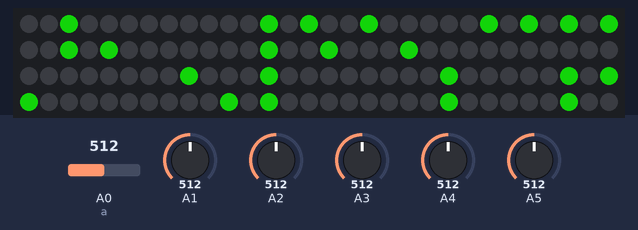
Simulated run of this sketch. Board: Arduino Uno, built with avr-gcc and run on an emulated ATmega328P. Parts: 120 RGB LEDs in strip order, left to right, continuing on the next row. The inputs (shaded band) are chosen by the test bench; at power-on: A0 (a) = 512, A1 = 512, A2 = 512, A3 = 512, A4 = 512, A5 = 512. Dim RGB values are drawn brighter than linear; random numbers use the default seed unless the sketch sets one.

Above: at 0.54 s.
At 2.4 s:
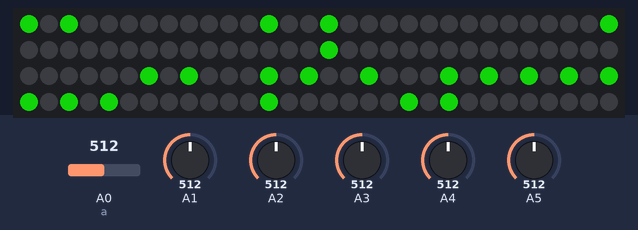
At 10.8 s:
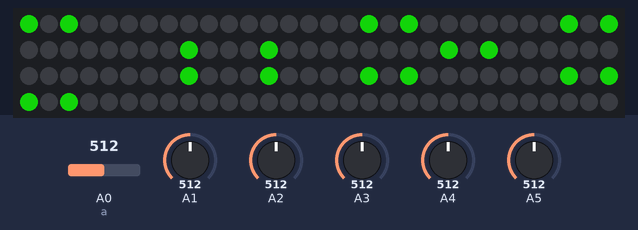
At 15.0 s:
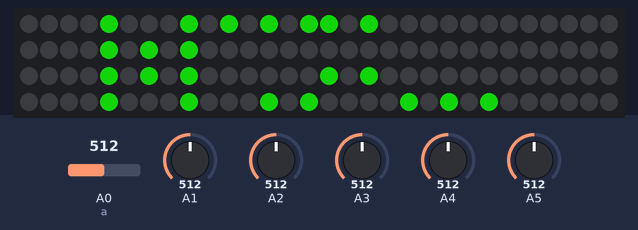
At 20.7 s:
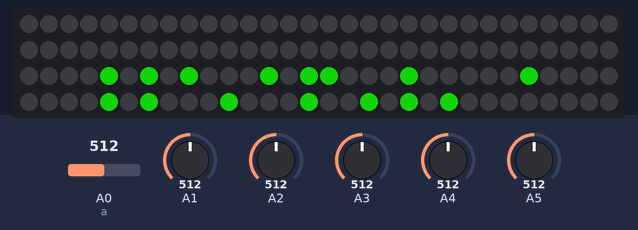
At 38.9 s:
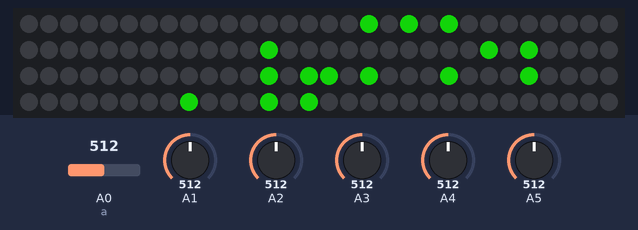

The sketch:

game-of-life.ino
```cpp
#define LED_PIN 13

#define CURRENT_LIMIT 1000                 // Current limit [mA]; 0 - no limit
#define BRIGHTNESS 140                     // [0-255]

#define LED_COLS 8
#define LED_ROWS 8

#define NUM_LEDS (2*LED_COLS-1)*LED_COLS   // Roughly, every other LED is covered.
                                           // Depends on the particuler wiring. See also get_pixel_index()

#define OPEN_BC 1
#define PERIODIC_BC 2
#define BC OPEN_BC                         // Boundary condition. Can be either OPEN_BC or PERIODIC_BC


#define CHECKSUM_CRC32 1                   // Slow and relatively reliable
#define CHECKSUM_SIMPL_CRC32 2             // Simplified version of CRC32
#define CHECKSUM_ADLER32 3                 // Fast and not very reliable
#define CHECKSUM_TYPE CHECKSUM_SIMPL_CRC32

#define HISTORY_LENGTH 256

#define STEP_PERIOD_MSEC 700               // State changes every STEP_PERIOD_MSEC

#define EFFECT_PERIOD_MSEC 14              // Update time for the effects. Should be 20-100 times smaller than STEP_PERIOD_MSEC

#define FADE_TURN_ON_LENGTH 15             // Out of STEP_PERIOD_MSEC/EFFECT_PERIOD_MSEC
#define FADE_TURN_ON_FLICKER_LENGTH 0
#define FADE_TURN_OFF_LENGTH 10            // Out of STEP_PERIOD_MSEC/EFFECT_PERIOD_MSEC
#define FADE_TO_BLACK_STEP 8


#include <FastLED.h>


CRGB leds[NUM_LEDS];
byte state[LED_COLS][LED_ROWS];
byte state_next[LED_COLS][LED_ROWS];
byte state_attempt[LED_COLS][LED_ROWS];

uint32_t step_start_time;
int16_t between_steps_counter;

uint32_t effect_start_time;
uint16_t effect_step_counter;

uint32_t checksum_history[HISTORY_LENGTH];
uint16_t checksum_history_length;
int16_t checksum_history_pos;
int16_t repeating_checksum_history_counter;

byte color_red, color_green, color_blue;


uint32_t get_random_seed() {
  // Generates a random seed using 32 values from different analog inputs.
  // A single measurement of the same analog input often gives the same seed value.
  // Uses CRC32 to mix inputs

  uint32_t seed = 0xFFFFFFFF;
  byte a = 0; // Number of the analog input [0-5]
  for (byte k = 0; k < 32; k++) {
    seed ^= analogRead(a);
    for (byte l = 0; l < 8; l++)
        seed = seed & 1 ? (seed >> 1) ^ 0x82f63b78 : seed >> 1;

    if (++a > 5) a = 0;
  }
  return ~seed;
}

inline uint16_t get_pixel_index(byte x, byte y) {
  // Depends on the particuler wiring. See also NUM_LEDS definition
  if (y%2==0)
    return (2*LED_COLS-1)*y + 2*x;
  else
    return (2*LED_COLS-1)*(y+1) - 2*x - 1;
}

void copy_state(byte from[LED_COLS][LED_ROWS], byte to[LED_COLS][LED_ROWS]) {
  for (byte x = 0; x < LED_COLS; x++)
    for (byte y = 0; y < LED_ROWS; y++)
      to[x][y] = from[x][y];
}

void swap_states(byte state1[LED_COLS][LED_ROWS], byte state2[LED_COLS][LED_ROWS]) {
  byte t;
  for (byte x = 0; x < LED_COLS; x++)
    for (byte y = 0; y < LED_ROWS; y++) {
      t = state1[x][y];
      state1[x][y] = state2[x][y];
      state2[x][y] = t;
    }
}

void pseudo_symmetrize_state_in_x(byte state[LED_COLS][LED_ROWS]) {
  for (byte x = 0; x < LED_COLS/2; x++)
    for (byte y = 0; y < LED_ROWS; y++)
      state[LED_COLS-x-1][y] = state[x][y];
}

void pseudo_symmetrize_state_in_y(byte state[LED_COLS][LED_ROWS]) {
  for (byte x = 0; x < LED_COLS; x++)
    for (byte y = 0; y < LED_ROWS/2; y++)
      state[x][LED_ROWS-y-1] = state[x][y];
}

void pseudo_symmetrize_state_in_diag1(byte state[LED_COLS][LED_ROWS]) {
  for (byte x = 0; x < LED_COLS; x++)
    for (byte y = 0; y < x; y++)
      state[x][y] = state[y][x];
}

void pseudo_symmetrize_state_in_diag2(byte state[LED_COLS][LED_ROWS]) {
  for (byte x = 0; x < LED_COLS; x++)
    for (byte y = x; y < LED_ROWS; y++)
      state[x][y] = state[y][x];
}

bool are_states_identical(byte state1[LED_COLS][LED_ROWS], byte state2[LED_COLS][LED_ROWS]) {
  for (byte x = 0; x < LED_COLS; x++)
    for (byte y = 0; y < LED_ROWS; y++)
      if  (state1[x][y] != state2[x][y])
        return false;
  return true;
}

bool is_empty_state(byte state[LED_COLS][LED_ROWS]) {
  for (byte x = 0; x < LED_COLS; x++)
    for (byte y = 0; y < LED_ROWS; y++)
      if (state[x][y]!=0)
        return false;
  return true;
}

uint16_t count_nonzero_pixels(byte state[LED_COLS][LED_ROWS]) {
  uint16_t nnz = 0;
  for (byte x = 0; x < LED_COLS; x++)
    for (byte y = 0; y < LED_ROWS; y++)
      nnz += state[x][y] ? 1 : 0;
  return nnz;
}

bool is_state_nontrivial(byte state[LED_COLS][LED_ROWS]) {
  // Nontrivial state is a state with more than 4 pixels :)
  uint16_t nnz = 0;
  for (byte x = 0; x < LED_COLS; x++)
    for (byte y = 0; y < LED_ROWS; y++) {
      nnz += state[x][y] ? 1 : 0;
      if (nnz > 4)
        return true;
    }
  return false;
}

void init_empty_state(byte state[LED_COLS][LED_ROWS]) {
  // Sets all pixels to zero
  for (byte x = 0; x < LED_COLS; x++)
    for (byte y = 0; y < LED_ROWS; y++)
      state[x][y] = 0;
}

void init_random_state(byte state[LED_COLS][LED_ROWS]) {
  // Generates a random state
  // Sometimes symmetrize it in x, y, xy, diag1, or diag2
  init_empty_state(state);

  byte num = random(3*LED_COLS*LED_ROWS/16, LED_COLS*LED_ROWS/2);
  for (byte k = 0; k < num; k++) {
    state[random(0, LED_COLS)][random(0, LED_ROWS)] = 1;
  }

  uint16_t symm_r = random(64);
  if (symm_r == 0) {
    pseudo_symmetrize_state_in_x(state);
  } else if (symm_r == 1) {
    pseudo_symmetrize_state_in_y(state);
  } else if (symm_r == 2 || symm_r == 3) {
    pseudo_symmetrize_state_in_x(state);
    pseudo_symmetrize_state_in_y(state);
  }
#if LED_COLS == LED_ROWS
  else if (symm_r == 4) {
    pseudo_symmetrize_state_in_diag1(state);
  } else if (symm_r == 5) {
    pseudo_symmetrize_state_in_diag2(state);
  }
#endif
}

void init_nontrivial_state(byte state[LED_COLS][LED_ROWS], byte state_next[LED_COLS][LED_ROWS]) {
  // Generates a random state and makes sure that it will not end up in a few steps
  // A single timestep without history takes ~ 36/100 ms ~ 342/1000 ms ~ 3391/10000 ms
  // A single timestep with history takes ~ 46/100 ms ~ 425/1000 ms ~ 4212/10000 ms
  // Function with 32 attempts and 16 timesteps takes max 320 ms

  for (uint16_t attempt = 0; attempt < 32; attempt++) {
    init_empty_state(state);
    init_random_state(state_attempt);
    copy_state(state_attempt, state_next);
    for (uint16_t t = 0; t < 16; t++) {
      copy_state(state_attempt, state);
      update_state(state, state_attempt);
    }
    if (is_state_nontrivial(state_attempt) && !are_states_identical(state, state_attempt))
      break;
  }
  init_empty_state(state);
  // state_next is already initialized
}

byte game_of_life_rule(const byte pixel_state, const byte neighbours_number) {
    if (pixel_state==0)
      return neighbours_number==3 ? 1 : 0;
    else
      return neighbours_number==2 || neighbours_number==3 ? 1 : 0;
}

#if BC == OPEN_BC
void update_state(byte state[LED_COLS][LED_ROWS], byte state_next[LED_COLS][LED_ROWS]) { // open BC
  byte nn; // neighbours number
  for (byte x = 0; x < LED_COLS; x++) {
    for (byte y = 0; y < LED_ROWS; y++) {
      nn = 0;

      if (x > 0) {
        if (y > 0) nn += state[x-1][y-1];
        nn += state[x-1][y ];
        if (y < LED_ROWS-1) nn += state[x-1][y+1];
      }

      if (y > 0) nn += state[x][y-1];
      if (y < LED_ROWS-1) nn += state[x][y+1];

      if (x < LED_COLS-1) {
        if (y > 0) nn += state[x+1][y-1];
        nn += state[x+1][y ];
        if (y < LED_ROWS-1) nn += state[x+1][y+1];
      }

      state_next[x][y] = game_of_life_rule(state[x][y], nn);
    }
  }
}

#elif BC == PERIODIC_BC
void update_state(byte state[LED_COLS][LED_ROWS], byte state_next[LED_COLS][LED_ROWS]) { // periodic BC
  byte nn; // neighbours number
  byte xm, xp, ym, yp;

  for (byte x = 0; x < LED_COLS; x++) {
    xm = x > 0 ? x-1 : LED_COLS-1;
    xp = x < LED_COLS-1 ? x+1 : 0;
    for (byte y = 0; y < LED_ROWS; y++) {
      ym = y > 0 ? y-1 : LED_ROWS-1;
      yp = y < LED_ROWS-1 ? y+1 : 0;

      nn = 0;

      nn += state[xm][ym];
      nn += state[xm][y ];
      nn += state[xm][yp];

      nn += state[x ][ym];
      nn += state[x ][yp];

      nn += state[xp][ym];
      nn += state[xp][y ];
      nn += state[xp][yp];

      state_next[x][y] = game_of_life_rule(state[x][y], nn);
    }
  }
}
#endif

#if CHECKSUM_TYPE == CHECKSUM_CRC32
uint32_t get_state_checksum(byte state[LED_COLS][LED_ROWS]) {
  // CRC32 algorithm
  // Takes about 0.76 ms for 8x8 array
  // TODO: implement for periodic BC
  uint32_t crc = 0xFFFFFFFF;
  for (byte x = 0; x < LED_COLS; x++)
    for (byte y = 0; y < LED_ROWS; y++) {
      crc ^= state[x][y];
      for (byte l = 0; l < 8; l++)
          crc = crc & 1 ? (crc >> 1) ^ 0x82f63b78 : crc >> 1;
    }
  return ~crc;
}

#elif CHECKSUM_TYPE == CHECKSUM_SIMPL_CRC32
uint32_t get_state_checksum(byte state[LED_COLS][LED_ROWS]) {
  // Simplified CRC32 algorithm; should be equivalent to CRC32 for states 0 and 1
  // Takes about 0.088 ms for 8x8 array
  // TODO: implement for periodic BC
  uint32_t crc = 0xFFFFFFFF;
  for (byte x = 0; x < LED_COLS; x++)
    for (byte y = 0; y < LED_ROWS; y++) {
      crc ^= state[x][y];
      crc = crc & 1 ? (crc >> 1) ^ 0x82f63b78 : crc >> 1;
    }
  return ~crc;
}

#elif CHECKSUM_TYPE == CHECKSUM_ADLER32
uint32_t get_state_checksum(byte state[LED_COLS][LED_ROWS]) {
  // Adler-32 algorithm
  // Takes about 4.7 ms for 8x8 array (not very fast due to % operation at every step)
  // TODO: implement for periodic BC
  uint32_t a = 1, b = 0;
  for (byte x = 0; x < LED_COLS; x++)
    for (byte y = 0; y < LED_ROWS; y++) {
      a = (a + state[x][y]) % 65521;
      b = (b + a) % 65521;
  }
  return (b << 16) | a;
}
#endif

void init_checksum_history() {
  for (uint16_t k = 0; k < HISTORY_LENGTH; k++)
    checksum_history[k] = 0;
  checksum_history_length = 0;
  checksum_history_pos = -1;
  repeating_checksum_history_counter = 0;
}

void add_to_checksum_history(byte state[LED_COLS][LED_ROWS]) {
  checksum_history_pos++;
  if (checksum_history_pos >= HISTORY_LENGTH)
    checksum_history_pos = 0;

  checksum_history[checksum_history_pos] = get_state_checksum(state);

  if (checksum_history_length<HISTORY_LENGTH)
    checksum_history_length++;
}

bool is_checksum_history_repeating(byte state[LED_COLS][LED_ROWS]) {
  int16_t period = -1;
  uint16_t k = checksum_history_pos;
  const uint32_t checksum0 = checksum_history[k];
  uint32_t checksum;

  for (uint16_t l = 1; l < checksum_history_length; l++) {
    if (k>0)
      k--;
    else
      k = HISTORY_LENGTH-1;

    checksum = checksum_history[k];

    if (checksum == checksum0) {
      period = l;
      break;
    }
  }

  if (period > 0) {
    repeating_checksum_history_counter++;

    int16_t time_to_die;
    if (period==1) {
      if (is_empty_state(state))
        time_to_die = 0;
      else
        time_to_die = 8;
    } else
      time_to_die = 16 * period;

    if (repeating_checksum_history_counter > time_to_die)
      return true;
  }

  return false;
}

void init_color() {
  byte scheme = random(4);
  if (scheme == 0) {
      // Pink
      color_red = 255;
      color_green = random(40);
      color_blue = 114 - color_green;
  } else if (scheme == 1) {
      // Yellow-orange
      color_red = 255 - random(20);
      color_blue = 0;
      color_green = 100 + random(100);
  } else if (scheme == 2) {
      // Green
      color_green = 255 - random(32);
      color_blue = random(32);
      color_red = random(32);
  } else if (scheme == 3) {
      // Blue
      color_blue = 205 - random(32);
      color_green = random(64);
      color_red = 64 + random(80) - color_green;
  }
}

void setup() {
  Serial.begin(9600);

  FastLED.addLeds<WS2811, LED_PIN, GRB>(leds, NUM_LEDS).setCorrection(TypicalLEDStrip);
  if (CURRENT_LIMIT > 0)
    FastLED.setMaxPowerInVoltsAndMilliamps(5, CURRENT_LIMIT);
  FastLED.setBrightness(BRIGHTNESS);
  fill_solid(leds, NUM_LEDS, CRGB(0, 0, 0));
  FastLED.show();

  randomSeed(get_random_seed());

  // init_empty_state(state);
  // init_random_state(state_next);
  init_nontrivial_state(state, state_next);

  init_checksum_history();
  add_to_checksum_history(state_next);

  init_color();

  between_steps_counter = -1;
  effect_step_counter = 0;
  effect_start_time = step_start_time = millis();
}

void loop() {
  uint32_t current_time = millis();

  if (current_time - step_start_time >= STEP_PERIOD_MSEC) {
    // Game of life logic.
    // In this part we update state_next only
    copy_state(state_next, state);        // Takes about 0.04 ms
    update_state(state, state_next);      // Takes about 0.3 ms
    add_to_checksum_history(state_next);  // Simplified CRC32 algorithm takes about 0.088 ms

    if (between_steps_counter == -1 && is_checksum_history_repeating(state_next))
      between_steps_counter = 0;

    if (between_steps_counter >= 3) {
      randomSeed(get_random_seed());

      init_nontrivial_state(state, state_next);

      init_checksum_history();
      add_to_checksum_history(state_next);

      init_color();

      between_steps_counter = -1;
    }

    if (between_steps_counter >= 0)
      between_steps_counter++;

    effect_step_counter = 0;
    step_start_time = current_time;
  }

  if (current_time - effect_start_time >= EFFECT_PERIOD_MSEC) {
    // LED strip update with effects
    // 1. Here we should have different state and state_next
    // 2. This part is supposed to be fast

    // TODO: Move effect to the separate function
    byte s, s_next;
    int16_t r, g, b;

    if (between_steps_counter == -1) {
      // Change from state to state_next
      for (byte x = 0; x < LED_COLS; x++)
        for (byte y = 0; y < LED_ROWS; y++) {
          s = state[x][y];
          s_next = state_next[x][y];

          if (s==0 && s_next==1) {
            // Pixel turns on
            if (effect_step_counter <= FADE_TURN_ON_LENGTH + FADE_TURN_ON_FLICKER_LENGTH) {
              r = effect_step_counter * color_red / FADE_TURN_ON_LENGTH;
              g = effect_step_counter * color_green / FADE_TURN_ON_LENGTH;
              b = effect_step_counter * color_blue / FADE_TURN_ON_LENGTH;
            } else {
              r = color_red;
              g = color_green;
              b = color_blue;
            }

          } else if (s==1 && s_next==0) {
            // Pixel turns off
            if (effect_step_counter <= FADE_TURN_OFF_LENGTH) {
              r = (FADE_TURN_OFF_LENGTH-effect_step_counter) * color_red / FADE_TURN_OFF_LENGTH;
              g = (FADE_TURN_OFF_LENGTH-effect_step_counter) * color_green / FADE_TURN_OFF_LENGTH;
              b = (FADE_TURN_OFF_LENGTH-effect_step_counter) * color_blue / FADE_TURN_OFF_LENGTH;
            } else {
              r = g = b = 0;
            }

          } else if (s==1 && s_next==1) {
            // Pixel remains on
            r = color_red;
            g = color_green;
            b = color_blue;

          } else if (s==0 && s_next==0) {
            // Pixel remains off
            r = g = b = 0;
          }

        leds[get_pixel_index(x, y)] = CRGB(r, g, b);
      }

    } else { // between_steps_counter > 0
      // Slow change from state_next to empty state (black)
      // TODO: For this particular application fadeToBlackBy() sucks. Replace it by the manual one
      fadeToBlackBy(leds, NUM_LEDS, FADE_TO_BLACK_STEP);
    }

    FastLED.show();

    effect_step_counter++;
    effect_start_time = current_time;
  }
}
```
